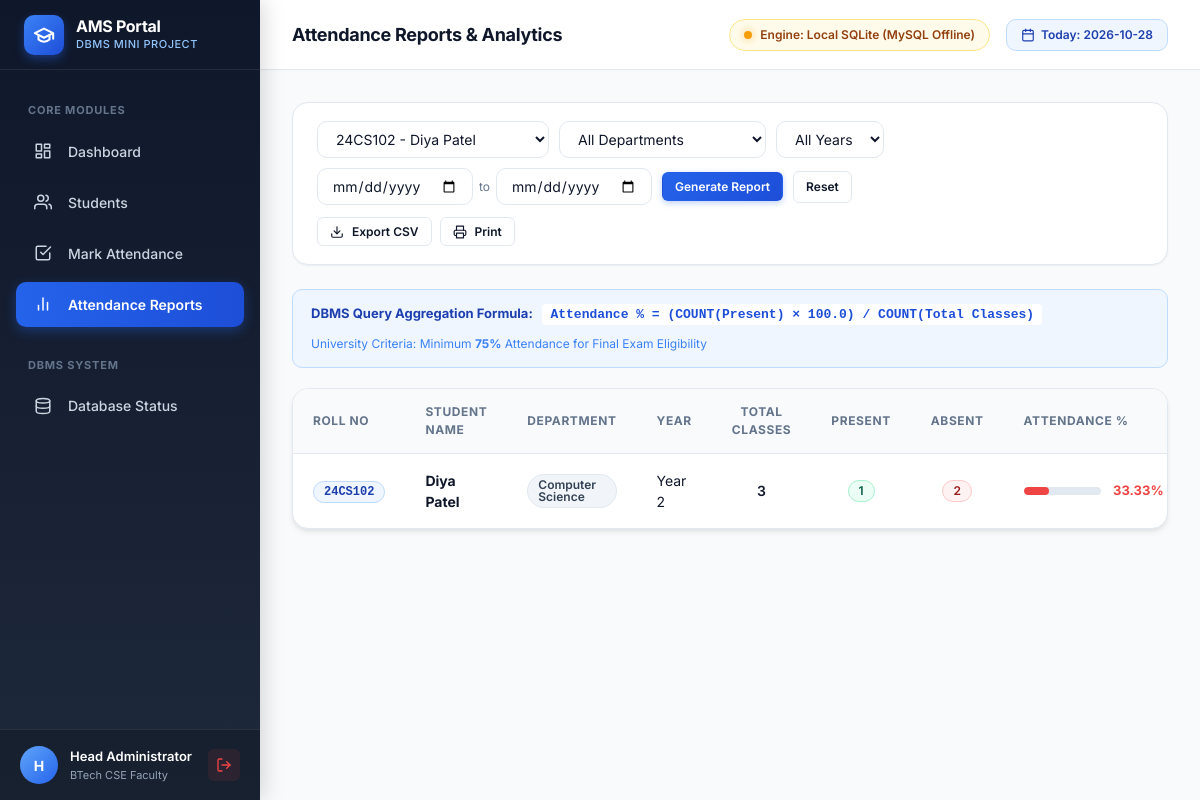
The page /reports?student_id=2 (signed in) on the database its author committed.
### tables this page shows
CREATE TABLE students (
        student_id INTEGER PRIMARY KEY AUTOINCREMENT,
        roll_number TEXT NOT NULL UNIQUE,
        name TEXT NOT NULL,
        department TEXT NOT NULL,
        year INTEGER NOT NULL,
        email TEXT NOT NULL UNIQUE,
        created_at TIMESTAMP DEFAULT CURRENT_TIMESTAMP
    );

### app.py (the view)
@app.route('/reports')
@login_required
def reports():
    student_id = request.args.get('student_id', 'All')
    department = request.args.get('department', 'All')
    year = request.args.get('year', 'All')
    start_date = request.args.get('start_date', '')
    end_date = request.args.get('end_date', '')
    report_data = database.get_attendance_reports(
        student_id=student_id,
        department=department,
        year=year,
        start_date=start_date if start_date else None,
        end_date=end_date if end_date else None
    )
    all_students = database.get_all_students()
    departments = database.get_distinct_departments()
    return render_template(
        'reports.html',
        reports=report_data,
        all_students=all_students,
        departments=departments,
        selected_student=student_id,
        selected_dept=department,
        selected_year=year,
        start_date=start_date,
        end_date=end_date
    )

### app.py (called while the page is built)
def login_required(f):
    @wraps(f)
    def decorated_function(*args, **kwargs):
        if 'admin_id' not in session:
            flash("Please sign in to access this portal.", "warning")
            return redirect(url_for('login'))
        return f(*args, **kwargs)
    return decorated_function

@app.context_processor
def inject_global_data():
    status = database.get_system_status()
    today_str = date.today().strftime('%Y-%m-%d')
    current_admin = None
    if 'admin_id' in session:
        current_admin = {
            'username': session.get('username'),
            'full_name': session.get('full_name')
        }
    return dict(
        db_status=status,
        today=today_str,
        current_admin=current_admin
    )

### database.py (called while the page is built, shortened)
def check_mysql_availability(force=False):
    global _LAST_MYSQL_CHECK_TIME, _LAST_MYSQL_STATUS, _LAST_MYSQL_MSG
    now = time.time()
    if not force and (now - _LAST_MYSQL_CHECK_TIME) < 3.0:
        return _LAST_MYSQL_STATUS, _LAST_MYSQL_MSG

def get_sqlite_connection():
    os.makedirs(Config.INSTANCE_PATH, exist_ok=True)
    conn = sqlite3.connect(Config.SQLITE_DB_PATH)
    conn.row_factory = sqlite3.Row
    conn.execute("PRAGMA foreign_keys = ON;")
    return conn

def get_connection():
    global CURRENT_ENGINE, LAST_ERROR
    is_avail, msg = check_mysql_availability()
    CURRENT_ENGINE = 'sqlite'
    LAST_ERROR = msg
    conn = get_sqlite_connection()
    return conn, 'sqlite'

def get_distinct_departments():
    res = execute_query("SELECT DISTINCT department FROM students ORDER BY department ASC", fetchall=True) or []
    return [r['department'] for r in res]

def get_system_status():
    global CURRENT_ENGINE, LAST_ERROR
    is_mysql_ok, msg = check_mysql_availability()
    return {
        'active_engine': CURRENT_ENGINE,
        'mysql_online': is_mysql_ok,
        'mysql_message': msg,
        'mysql_host': Config.MYSQL_HOST,
        'mysql_port': Config.MYSQL_PORT,
        'mysql_user': Config.MYSQL_USER,
        'mysql_db': Config.MYSQL_DB,
        'last_error': LAST_ERROR
    }

### templates/reports.html (shortened to what this page needs)
{% extends "base.html" %}
{% block page_title %}Attendance Reports &amp; Analytics{% endblock %}
{% block content %}
<div class="toolbar">
    <form action="{{ url_for('reports') }}" method="GET" class="toolbar-group"
        style="width: 100%; justify-content: space-between;">
        <div style="display: flex; gap: 10px; flex-wrap: wrap; align-items: center;">
            <select name="student_id" class="form-control" style="min-width: 200px;">
                {% for st in all_students %}
                <option value="{{ st.student_id }}" {% if selected_student|string==st.student_id|string %}selected{%
                    endif %}>
                    {{ st.roll_number }} - {{ st.name }}
                </option>
                {% endfor %}
            </select>
            <select name="department" class="form-control">
                <option value="All" {% if selected_dept=='All' %}selected{% endif %}>All Departments</option>
            </select>
            <select name="year" class="form-control">
                <option value="All" {% if selected_year=='All' %}selected{% endif %}>All Years</option>
            </select>
            <div style="display: flex; align-items: center; gap: 6px;">
                <input type="date" name="start_date" class="form-control" value="{{ start_date }}" title="From Date">
                <span style="font-size: 12px; color: var(--text-muted);">to</span>
                <input type="date" name="end_date" class="form-control" value="{{ end_date }}" title="To Date">
            </div>
            <button type="submit" class="btn btn-primary btn-sm">Generate Report</button>
            {% if selected_student != 'All' or selected_dept != 'All' or selected_year != 'All' or start_date or
            end_date %}
            <a href="{{ url_for('reports') }}" class="btn btn-secondary btn-sm">Reset</a>
            {% endif %}
        </div>
        <div style="display: flex; gap: 8px;">
            <button type="button" class="btn btn-secondary btn-sm"
                onclick="exportReportToCSV('student_attendance_report.csv')">
                <svg width="14" height="14" viewBox="0 0 24 24" fill="none" stroke="currentColor" stroke-width="2"
                    stroke-linecap="round" stroke-linejoin="round">
                    <path d="M21 15v4a2 2 0 0 1-2 2H5a2 2 0 0 1-2-2v-4" />
                    <polyline points="7 10 12 15 17 10" />
                    <line x1="12" y1="15" x2="12" y2="3" />
                </svg>
                Export CSV
            </button>
            <button type="button" class="btn btn-secondary btn-sm" onclick="printReport()">
                <svg width="14" height="14" viewBox="0 0 24 24" fill="none" stroke="currentColor" stroke-width="2"
                    stroke-linecap="round" stroke-linejoin="round">
                    <polyline points="6 9 6 2 18 2 18 9" />
                    <path d="M6 18H4a2 2 0 0 1-2-2v-5a2 2 0 0 1 2-2h16a2 2 0 0 1 2 2v5a2 2 0 0 1-2 2h-2" />
                    <rect x="6" y="14" width="12" height="8" />
                </svg>
                Print
            </button>
        </div>
    </form>
</div>
<div
    style="background: #eff6ff; border: 1px solid #bfdbfe; border-radius: var(--radius-md); padding: 14px 18px; margin-bottom: 20px; font-size: 13px; color: #1e40af; display: flex; align-items: center; justify-content: space-between; flex-wrap: wrap; gap: 10px;">
    <div>
        <strong>DBMS Query Aggregation Formula:</strong>
        <code
            style="background: #ffffff; padding: 3px 8px; border-radius: 4px; margin-left: 6px; font-weight: 600; color: #1d4ed8;">
            Attendance % = (COUNT(Present) &times; 100.0) / COUNT(Total Classes)
        </code>
    </div>
    <div style="font-size: 12px; color: #3b82f6;">
        University Criteria: Minimum <strong>75%</strong> Attendance for Final Exam Eligibility
    </div>
</div>
<div class="table-container">
    <table class="data-table">
        <thead>
            <tr>
                <th style="width: 110px;">Roll No</th>
                <th>Student Name</th>
                <th>Department</th>
                <th style="width: 70px;">Year</th>
                <th style="text-align: center; width: 100px;">Total Classes</th>
                <th style="text-align: center; width: 90px;">Present</th>
                <th style="text-align: center; width: 90px;">Absent</th>
                <th style="width: 170px;">Attendance %</th>
            </tr>
        </thead>
        <tbody>
            {% if reports %}
            {% for r in reports %}
            {% set pct = r.attendance_percentage %}
            <tr>
                <td><span class="badge badge-roll">{{ r.roll_number }}</span></td>
                <td>
                    <strong style="color: var(--text-main);">{{ r.name }}</strong>
                </td>
                <td><span class="badge badge-dept">{{ r.department }}</span></td>
                <td>Year {{ r.year }}</td>
                <td style="text-align: center; font-weight: 600;">{{ r.total_classes }}</td>
                <td style="text-align: center;">
                    <span class="badge badge-present">{{ r.present_count }}</span>
                </td>
                <td style="text-align: center;">
                    <span class="badge badge-absent">{{ r.absent_count }}</span>
                </td>
                <td>
                    <div class="pct-bar-wrapper">
                        <div class="pct-bar">
                            <div class="pct-fill {% if pct >= 75 %}high{% elif pct >= 60 %}medium{% else %}low{% endif %}"
                                style="--pct: {{ pct }}%; width: var(--pct);"></div>
                        </div>
                        <span
                            class="{% if pct >= 75 %}text-success{% elif pct >= 60 %}text-warning{% else %}text-danger{% endif %}"
                            style="font-weight: 700; font-size: 13px;">
                            {{ pct }}%
                        </span>
                    </div>
                </td>
            </tr>
            {% endfor %}
            {% else %}
            <tr>
                <td colspan="10" style="text-align: center; padding: 36px; color: var(--text-muted);">
                    No attendance records found for the selected filters.
                </td>
            </tr>
            {% endif %}
        </tbody>
    </table>
</div>
{% endblock %}

### rows shown on the page
students: roll_number "24CS102", name "Diya Patel", department "Computer Science", year "2", total_classes "3", present_count "1", absent_count "2", pct "33.33"

### other values the page prints
{{ current_admin.full_name[0] if current_admin else 'A' }} "H"
{{ current_admin.full_name if current_admin else 'Administrator' }} "Head Administrator"
form field student_id "24CS102 - Diya Patel"
